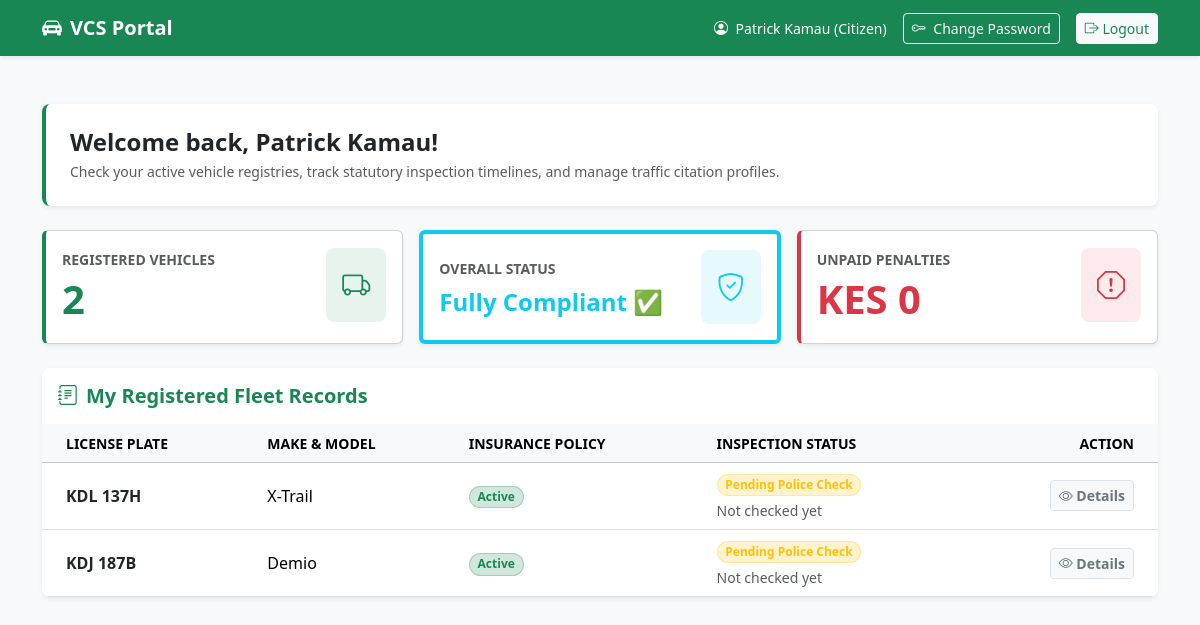
/views/citizen_portal.php (signed in), run on the app's committed database.
### tables this page shows
CREATE TABLE IF NOT EXISTS vehicles (
    vehicle_id INT AUTO_INCREMENT PRIMARY KEY,
    owner_id INT NOT NULL,
    plate_number VARCHAR(50) NOT NULL,
    make VARCHAR(100) NOT NULL,
    model VARCHAR(100) NOT NULL,
    year INT NOT NULL,
    inspection_status VARCHAR(30) NOT NULL DEFAULT 'Pending Police Check',
    inspection_checked_at DATETIME NULL,
    created_at TIMESTAMP DEFAULT CURRENT_TIMESTAMP,
    CONSTRAINT fk_vehicles_owner
        FOREIGN KEY (owner_id) REFERENCES users(user_id)
        ON DELETE CASCADE
);

### views/citizen_portal.php (the view, shortened to what this page needs)
<?php
require_once '../config/db.php';
$user_id = $_SESSION['user_id'];
$user_name = $_SESSION['name'];
$changePasswordUrl = '/views/change_password.php';
$logoutUrl = '/backend/logout.php';
$vehicles = [];
$total_vehicles = 0;
$pending_fines = 0;
function inspectionBadgeClass($status)
{
    $normalized = strtolower(trim((string) $status));
    if ($normalized === 'pending police check') {
        return 'bg-warning-subtle text-warning border border-warning border-opacity-25';
    }
    return 'bg-secondary-subtle text-secondary border border-secondary border-opacity-25';
}
try {
    $stmt = $pdo->prepare("SELECT * FROM vehicles WHERE owner_id = :user_id");
    $stmt->execute(['user_id' => $user_id]);
    $vehicles = $stmt->fetchAll();
    $total_vehicles = count($vehicles);
} catch (\PDOException $e) {
    $vehicles = [];
}
?>
<!DOCTYPE html>
<html lang="en">
<head>
    <link href="https://cdn.jsdelivr.net/npm/bootstrap@5.3.2/dist/css/bootstrap.min.css" rel="stylesheet">
    <link href="https://cdn.jsdelivr.net/npm/bootstrap-icons@1.11.1/font/bootstrap-icons.css" rel="stylesheet">
</head>
<body>
    <nav class="navbar navbar-expand-lg navbar-dark bg-success shadow-sm">
        <div class="container">
            <a class="navbar-brand text-white" href="#"><i class="bi bi-car-front-fill me-2"></i>VCS Portal</a>
            <div class="collapse navbar-collapse justify-content-end" id="navbarNav">
                <div class="d-flex align-items-center text-white gap-3">
                    <span class="small"><i class="bi bi-person-circle me-1"></i> <?php echo htmlspecialchars($user_name); ?> (Citizen)</span>
                    <a href="<?php echo htmlspecialchars($changePasswordUrl); ?>" class="btn btn-outline-light btn-sm">
                        <i class="bi bi-key me-1"></i> Change Password
                    </a>
                    <a href="<?php echo htmlspecialchars($logoutUrl); ?>" class="btn btn-light btn-sm text-success">
                        <i class="bi bi-box-arrow-right"></i> Logout
                    </a>
                </div>
            </div>
        </div>
    </nav>
    <div class="container my-5">
        <div class="row mb-4">
            <div class="col-12">
                <div class="p-4 bg-white shadow-sm rounded-3 border-start border-success border-4">
                    <h2 class="h4 text-dark fw-bold mb-1">Welcome back, <?php echo htmlspecialchars($user_name); ?>!</h2>
                    <p class="text-muted small mb-0">Check your active vehicle registries, track statutory inspection timelines, and manage traffic citation profiles.</p>
                </div>
            </div>
        </div>
        <div class="row g-3 mb-4">
            <div class="col-md-6 col-lg-4">
                <div class="card stat-card shadow-sm p-3 bg-white h-100">
                    <div class="d-flex align-items-center justify-content-between">
                        <div>
                            <span class="text-muted text-uppercase small fw-bold">Registered Vehicles</span>
                            <h3 class="display-6 fw-bold text-success mb-0 mt-1"><?php echo $total_vehicles; ?></h3>
                        </div>
                        <div class="bg-success bg-opacity-10 p-3 rounded-3 text-success fs-3">
                            <i class="bi bi-truck"></i>
                        </div>
                    </div>
                </div>
            </div>
            <div class="col-md-6 col-lg-4">
                <div class="card shadow-sm p-3 bg-white h-100 border-start border-4 border-info">
                    <div class="d-flex align-items-center justify-content-between">
                        <div>
                            <span class="text-muted text-uppercase small fw-bold">Overall Status</span>
                            <h3 class="h4 fw-bold text-info mb-0 mt-2">
                                <?php echo ($pending_fines > 0) ? 'Action Required' : 'Fully Compliant ✅'; ?>
                            </h3>
                        </div>
                        <div class="bg-info bg-opacity-10 p-3 rounded-3 text-info fs-3">
                            <i class="bi bi-shield-check"></i>
                        </div>
                    </div>
                </div>
            </div>
            <div class="col-md-6 col-lg-4">
                <div class="card fine-card shadow-sm p-3 bg-white h-100">
                    <div class="d-flex align-items-center justify-content-between">
                        <div>
                            <span class="text-muted text-uppercase small fw-bold">Unpaid Penalties</span>
                            <h3 class="display-6 fw-bold text-danger mb-0 mt-1">KES <?php echo number_format($pending_fines); ?></h3>
                        </div>
                        <div class="bg-danger bg-opacity-10 p-3 rounded-3 text-danger fs-3">
                            <i class="bi bi-exclamation-octagon"></i>
                        </div>
                    </div>
                </div>
            </div>
        </div>
        <div class="row">
            <div class="col-12">
                <div class="card shadow-sm border-0 rounded-3 overflow-hidden">
                    <div class="card-header bg-white py-3 border-bottom border-light">
                        <h5 class="mb-0 fw-bold text-success"><i class="bi bi-journal-text me-2"></i>My Registered Fleet Records</h5>
                    </div>
                    <div class="card-body p-0">
                        <?php if ($total_vehicles > 0): ?>
                            <div class="table-responsive">
                                <table class="table table-hover align-middle mb-0 text-nowrap">
                                    <thead class="table-light text-secondary small text-uppercase">
                                        <tr>
                                            <th class="ps-4">License Plate</th>
                                            <th>Make & Model</th>
                                            <th>Insurance Policy</th>
                                            <th>Inspection Status</th>
                                            <th class="pe-4 text-end">Action</th>
                                        </tr>
                                    </thead>
                                    <tbody>
                                        <?php foreach ($vehicles as $vehicle): ?>
                                            <tr>
                                                <td class="ps-4 fw-bold text-dark"><?php echo htmlspecialchars($vehicle['plate_number']); ?></td>
                                                <td><?php echo htmlspecialchars($vehicle['model']); ?></td>
                                                <td>
                                                    <span class="badge bg-success-subtle text-success border border-success border-opacity-25 px-2.5 py-1.5 rounded-pill">
                                                        Active
                                                    </span>
                                                </td>
                                                <td>
                                                    <span class="badge <?php echo inspectionBadgeClass($vehicle['inspection_status'] ?? 'Pending Police Check'); ?> px-2.5 py-1.5 rounded-pill">
                                                        <?php echo htmlspecialchars($vehicle['inspection_status'] ?? 'Pending Police Check'); ?>
                                                    </span>
                                                    <div class="text-muted small mt-1">
                                                        <?php if (!empty($vehicle['inspection_checked_at'])): ?>
                                                            Checked on <?php echo htmlspecialchars($vehicle['inspection_checked_at']); ?>
                                                        <?php else: ?>
                                                            Not checked yet
                                                        <?php endif; ?>
                                                    </div>
                                                </td>
                                                <td class="pe-4 text-end">
                                                    <button class="btn btn-light btn-sm border fw-semibold text-secondary"><i class="bi bi-eye"></i> Details</button>
                                                </td>
                                            </tr>
                                        <?php endforeach; ?>
                                    </tbody>
                                </table>
                            </div>
                        <?php endif; ?>
                    </div>
                </div>
            </div>
        </div>
    </div>
</body>
</html>

### views/citizen_portal.php (style rules this page uses)
body { background-color: #f8f9fa; }
.navbar-brand { font-weight: 700; }
.stat-card { border-left: 4px solid #198754; }
.fine-card { border-left: 4px solid #dc3545; }

### data on the page
vehicles: plate_number "KDL 137H", model "X-Trail", inspection_status "Pending Police Check", shows "Not checked yet"
vehicles: plate_number "KDJ 187B", model "Demio", inspection_status "Pending Police Check", shows "Not checked yet"

### other printed values
$user_name "Patrick Kamau"
$total_vehicles "2"
$pending_fines "0"
